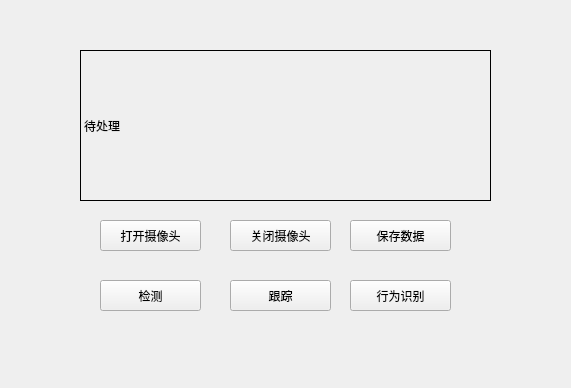
<?xml version="1.0" encoding="UTF-8"?>
<ui version="4.0">
 <class>Formwin5</class>
 <widget class="QWidget" name="Formwin5">
  <property name="geometry">
   <rect>
    <x>0</x>
    <y>0</y>
    <width>571</width>
    <height>388</height>
   </rect>
  </property>
  <property name="windowTitle">
   <string>Form</string>
  </property>
  <widget class="QLabel" name="label_daichuli">
   <property name="geometry">
    <rect>
     <x>80</x>
     <y>50</y>
     <width>411</width>
     <height>151</height>
    </rect>
   </property>
   <property name="frameShape">
    <enum>QFrame::Box</enum>
   </property>
   <property name="text">
    <string>待处理</string>
   </property>
  </widget>
  <widget class="QPushButton" name="pushButton_load">
   <property name="geometry">
    <rect>
     <x>100</x>
     <y>220</y>
     <width>101</width>
     <height>31</height>
    </rect>
   </property>
   <property name="text">
    <string>打开摄像头</string>
   </property>
  </widget>
  <widget class="QPushButton" name="pushButton_save">
   <property name="geometry">
    <rect>
     <x>230</x>
     <y>220</y>
     <width>101</width>
     <height>31</height>
    </rect>
   </property>
   <property name="text">
    <string>关闭摄像头</string>
   </property>
  </widget>
  <widget class="QPushButton" name="pushButton_fangbo">
   <property name="geometry">
    <rect>
     <x>100</x>
     <y>280</y>
     <width>101</width>
     <height>31</height>
    </rect>
   </property>
   <property name="text">
    <string>检测</string>
   </property>
  </widget>
  <widget class="QPushButton" name="pushButton_zhongzhi">
   <property name="geometry">
    <rect>
     <x>230</x>
     <y>280</y>
     <width>101</width>
     <height>31</height>
    </rect>
   </property>
   <property name="text">
    <string>跟踪</string>
   </property>
  </widget>
  <widget class="QPushButton" name="pushButton_gauss">
   <property name="geometry">
    <rect>
     <x>350</x>
     <y>220</y>
     <width>101</width>
     <height>31</height>
    </rect>
   </property>
   <property name="text">
    <string>保存数据</string>
   </property>
  </widget>
  <widget class="QPushButton" name="pushButton_suangbian">
   <property name="geometry">
    <rect>
     <x>350</x>
     <y>280</y>
     <width>101</width>
     <height>31</height>
    </rect>
   </property>
   <property name="text">
    <string>行为识别</string>
   </property>
  </widget>
 </widget>
 <resources/>
 <connections/>
</ui>
